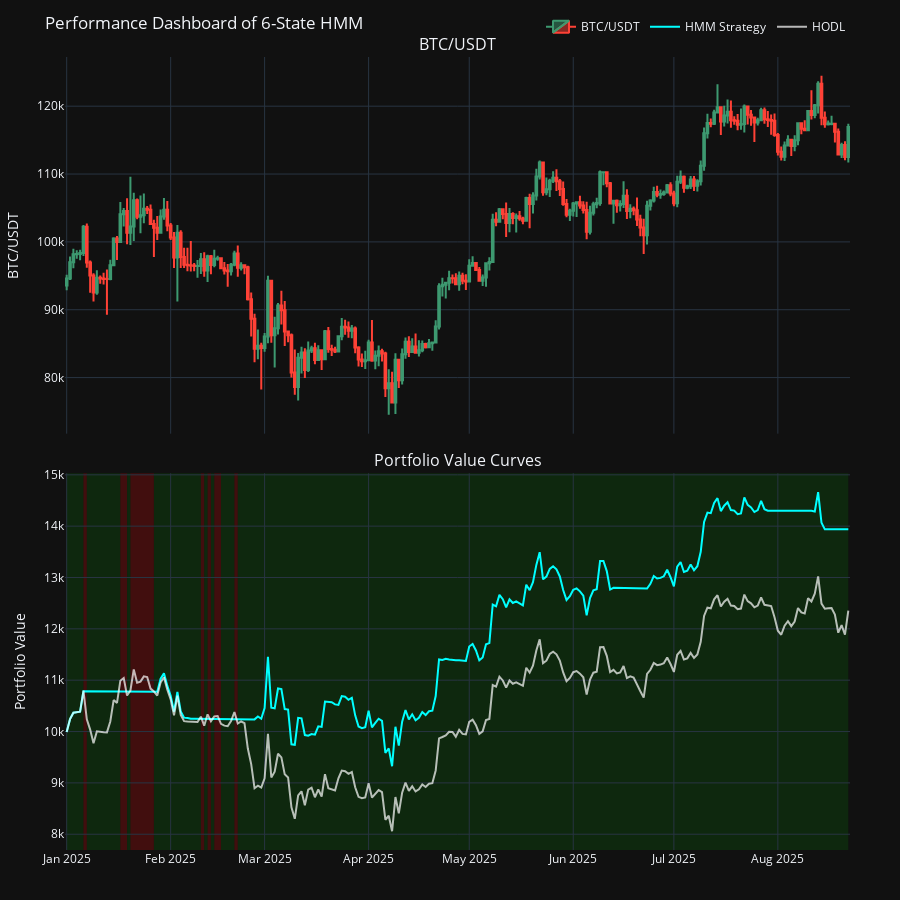

This figure's notebook cell:
### Code cell
plotter.plot_results(backtest_results)

### Figure 1 — Plotly figure (JSON) as saved in the notebook; plotly's stock layout.template omitted (floating-point values rounded to 4 significant figures; data arrays with more than 128 entries replaced by an {"elided": "..."} marker saying what was removed)
{"data": [{"close": {"elided": "234 float values"}, "high": {"elided": "234 float values"}, "low": {"elided": "234 float values"}, "name": "BTC/USDT", "open": {"elided": "234 float values"}, "type": "candlestick", "x": {"elided": "234 str values"}, "xaxis": "x", "yaxis": "y"}, {"line": {"color": "cyan"}, "name": "HMM Strategy", "type": "scatter", "x": {"elided": "234 str values"}, "xaxis": "x2", "y": {"elided": "234 float values"}, "yaxis": "y2"}, {"line": {"color": "white"}, "name": "HODL", "opacity": 0.7, "type": "scatter", "x": {"elided": "234 str values"}, "xaxis": "x2", "y": {"elided": "234 float values"}, "yaxis": "y2"}], "layout": {"annotations": [{"font": {"size": 16}, "showarrow": false, "text": "BTC/USDT", "x": 0.5, "xanchor": "center", "xref": "paper", "y": 1, "yanchor": "bottom", "yref": "paper"}, {"font": {"size": 16}, "showarrow": false, "text": "Portfolio Value Curves", "x": 0.5, "xanchor": "center", "xref": "paper", "y": 0.475, "yanchor": "bottom", "yref": "paper"}], "barmode": "overlay", "height": 900, "legend": {"orientation": "h", "x": 1, "xanchor": "right", "y": 1.02, "yanchor": "bottom"}, "margin": {"b": 50, "l": 50, "r": 50, "t": 50}, "shapes": [{"fillcolor": "green", "layer": "below", "line": {"width": 0}, "opacity": 0.2, "type": "rect", "x0": "2025-01-01T00:00:00", "x1": "2025-01-01T00:00:00", "xref": "x2", "y0": 0, "y1": 1, "yref": "y2 domain"}, {"fillcolor": "green", "layer": "below", "line": {"width": 0}, "opacity": 0.2, "type": "rect", "x0": "2025-01-01T00:00:00", "x1": "2025-01-06T00:00:00", "xref": "x2", "y0": 0, "y1": 1, "yref": "y2 domain"}, {"fillcolor": "red", "layer": "below", "line": {"width": 0}, "opacity": 0.2, "type": "rect", "x0": "2025-01-06T00:00:00", "x1": "2025-01-07T00:00:00", "xref": "x2", "y0": 0, "y1": 1, "yref": "y2 domain"}, {"fillcolor": "green", "layer": "below", "line": {"width": 0}, "opacity": 0.2, "type": "rect", "x0": "2025-01-07T00:00:00", "x1": "2025-01-17T00:00:00", "xref": "x2", "y0": 0, "y1": 1, "yref": "y2 domain"}, {"fillcolor": "red", "layer": "below", "line": {"width": 0}, "opacity": 0.2, "type": "rect", "x0": "2025-01-17T00:00:00", "x1": "2025-01-19T00:00:00", "xref": "x2", "y0": 0, "y1": 1, "yref": "y2 domain"}, {"fillcolor": "green", "layer": "below", "line": {"width": 0}, "opacity": 0.2, "type": "rect", "x0": "2025-01-19T00:00:00", "x1": "2025-01-20T00:00:00", "xref": "x2", "y0": 0, "y1": 1, "yref": "y2 domain"}, {"fillcolor": "red", "layer": "below", "line": {"width": 0}, "opacity": 0.2, "type": "rect", "x0": "2025-01-20T00:00:00", "x1": "2025-01-27T00:00:00", "xref": "x2", "y0": 0, "y1": 1, "yref": "y2 domain"}, {"fillcolor": "green", "layer": "below", "line": {"width": 0}, "opacity": 0.2, "type": "rect", "x0": "2025-01-27T00:00:00", "x1": "2025-02-10T00:00:00", "xref": "x2", "y0": 0, "y1": 1, "yref": "y2 domain"}, {"fillcolor": "red", "layer": "below", "line": {"width": 0}, "opacity": 0.2, "type": "rect", "x0": "2025-02-10T00:00:00", "x1": "2025-02-11T00:00:00", "xref": "x2", "y0": 0, "y1": 1, "yref": "y2 domain"}, {"fillcolor": "green", "layer": "below", "line": {"width": 0}, "opacity": 0.2, "type": "rect", "x0": "2025-02-11T00:00:00", "x1": "2025-02-12T00:00:00", "xref": "x2", "y0": 0, "y1": 1, "yref": "y2 domain"}, {"fillcolor": "red", "layer": "below", "line": {"width": 0}, "opacity": 0.2, "type": "rect", "x0": "2025-02-12T00:00:00", "x1": "2025-02-13T00:00:00", "xref": "x2", "y0": 0, "y1": 1, "yref": "y2 domain"}, {"fillcolor": "green", "layer": "below", "line": {"width": 0}, "opacity": 0.2, "type": "rect", "x0": "2025-02-13T00:00:00", "x1": "2025-02-14T00:00:00", "xref": "x2", "y0": 0, "y1": 1, "yref": "y2 domain"}, {"fillcolor": "red", "layer": "below", "line": {"width": 0}, "opacity": 0.2, "type": "rect", "x0": "2025-02-14T00:00:00", "x1": "2025-02-16T00:00:00", "xref": "x2", "y0": 0, "y1": 1, "yref": "y2 domain"}, {"fillcolor": "green", "layer": "below", "line": {"width": 0}, "opacity": 0.2, "type": "rect", "x0": "2025-02-16T00:00:00", "x1": "2025-02-20T00:00:00", "xref": "x2", "y0": 0, "y1": 1, "yref": "y2 domain"}, {"fillcolor": "red", "layer": "below", "line": {"width": 0}, "opacity": 0.2, "type": "rect", "x0": "2025-02-20T00:00:00", "x1": "2025-02-21T00:00:00", "xref": "x2", "y0": 0, "y1": 1, "yref": "y2 domain"}, {"fillcolor": "green", "layer": "below", "line": {"width": 0}, "opacity": 0.2, "type": "rect", "x0": "2025-02-21T00:00:00", "x1": "2025-08-22T00:00:00", "xref": "x2", "y0": 0, "y1": 1, "yref": "y2 domain"}], "title": {"text": "Performance Dashboard of 6-State HMM"}, "xaxis": {"anchor": "y", "domain": [0, 1], "matches": "x2", "rangeslider": {"visible": false}, "showticklabels": false}, "xaxis2": {"anchor": "y2", "domain": [0, 1]}, "yaxis": {"anchor": "x", "domain": [0.525, 1], "tickformat": "~s", "title": {"text": "BTC/USDT"}}, "yaxis2": {"anchor": "x2", "domain": [0, 0.475], "tickformat": "~s", "title": {"text": "Portfolio Value"}}}}
